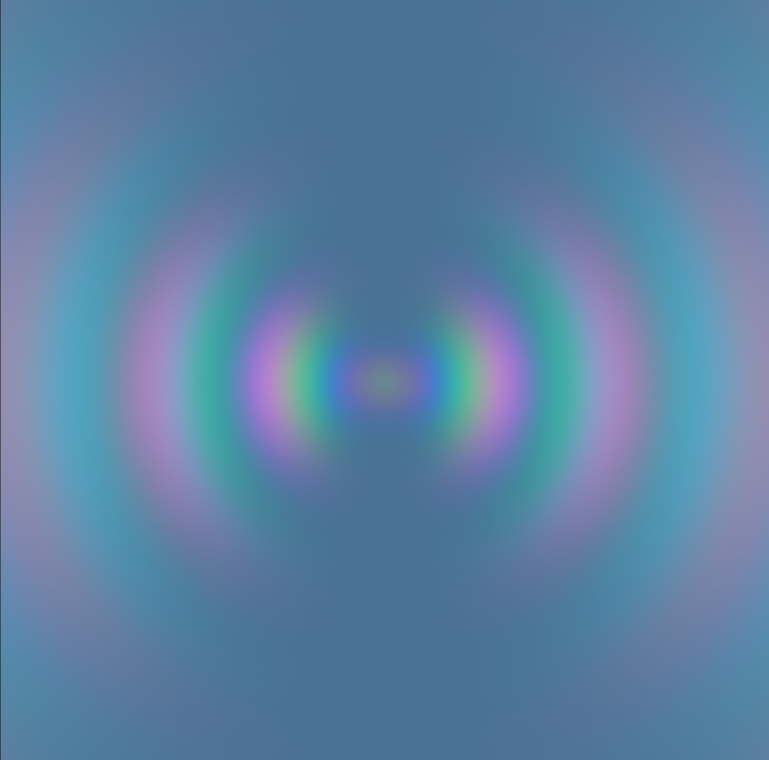
#> input picture image.png, 1537 x 1519 px (shown at 1/2 size)
$ python image_manip_image.py
#> lines starting #> are read from the running program, lines starting #| are printed output that depends on the picture
import numpy as np
import matplotlib.pyplot as plt
import matplotlib.image as img
import math

def get_component(image, colour: int, x0: int, y0: int, x1: int, y1: int):
    gradient = (y1-y0)/(x1-x0)
    X = list(map(math.floor, np.linspace(x0, x1, 500)))
    #print(X)
    Y = list(map(lambda x: math.floor(gradient * x + y0), X))
    new_image = image.copy()
    out = np.zeros((len(X)))
    new_image[Y, X] = [1, 0, 0]

    out = image[Y, X, colour]

    return (new_image, out)

#center at 769, 759
#yint at 0, 759
polarised = img.imread("image.png")
#> polarised is the input picture: shape (1519, 1537, 3) float32; mean R, G, B 0.362, 0.506, 0.643

new_polar, red_line = get_component(polarised, 0, 0, 759, 769, 759)
#> in get_component, `out = image[Y, X, colour]`: out = 500 values, max 0.698 at index 350, min 0.0941 at index 0, mean 0.441
#> red_line has the same summary as out in get_component
_, green_line = get_component(polarised, 1, 0, 759, 769, 759)
#> green_line = 500 values, max 0.718 at index 390, min 0.0902 at index 0, mean 0.579
_, blue_line = get_component(polarised, 2, 0, 759, 769, 759)
#> blue_line = 500 values, max 0.816 at index 333, min 0.114 at index 0, mean 0.709

#show image with line to show slice
#plt.imshow(new_polar)

#if you want to plot the components
plt.plot(red_line, color='red', label='Red Channel')
plt.plot(green_line, color='green', label='Green Channel')
plt.plot(blue_line, color='blue', label='Blue Channel')
plt.legend()
plt.show()
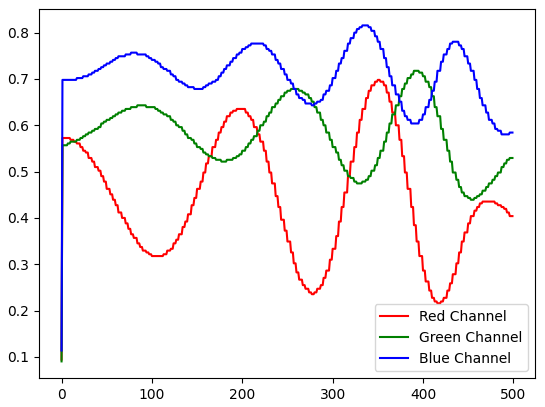
#> figure drawn by matplotlib, 1 panel; curve peaks at x = 350, y = 0.698; curve peaks at x = 390, y = 0.718; curve peaks at x = 333, y = 0.816
